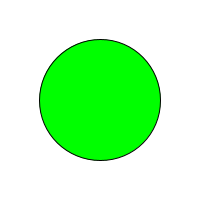
Frame 1 (no input)
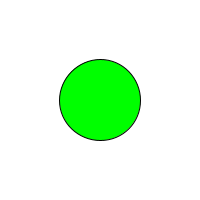
Frame 60 (the mouse pressed at the canvas centre just before this capture)
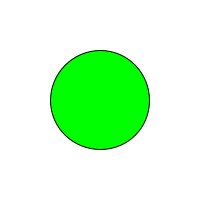
Frame 120 (the mouse held since frame 60 and released just before this capture)

The Processing sketch that drew these frames (run headless with seeded random() and noise(); from frame 60 on, the mouse is pressed at the canvas centre):

// Processing sketch: example_13_04_noise
// ── example_13_04_noise.pde
Noise noise;
float increment = 0.02;

void setup() {
    size(200, 200);
    noise = new Noise(increment);
}

void draw() {
    background(255);
    noise.display();
}

// ── Noise.pde
class Noise {
  
  float time;
  float increment;
  
 Noise(float incrementtemp) {
    time = 0;
    increment = incrementtemp;
   
 }
  
  void display() {
    color c=color(0,255,0);
    float n = noise(time) * width;
    fill(c);
    ellipse(width/2, height/2, n, n);
    time += increment;
  }
}
